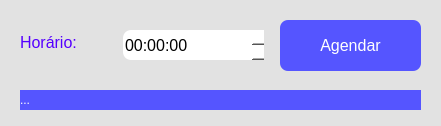
<?xml version="1.0" encoding="UTF-8"?>
<ui version="4.0">
 <class>Form</class>
 <widget class="QWidget" name="Form">
  <property name="geometry">
   <rect>
    <x>0</x>
    <y>0</y>
    <width>441</width>
    <height>126</height>
   </rect>
  </property>
  <property name="windowTitle">
   <string>Agendar Backup</string>
  </property>
  <property name="windowIcon">
   <iconset>
    <normaloff>icon.png</normaloff>icon.png</iconset>
  </property>
  <property name="styleSheet">
   <string notr="true">background-color: rgb(226, 226, 226);</string>
  </property>
  <widget class="QTimeEdit" name="tm_horas">
   <property name="geometry">
    <rect>
     <x>123</x>
     <y>30</y>
     <width>141</width>
     <height>30</height>
    </rect>
   </property>
   <property name="font">
    <font>
     <pointsize>12</pointsize>
    </font>
   </property>
   <property name="styleSheet">
    <string notr="true">border-radius: 8px;
background-color: rgb(255, 255, 255);</string>
   </property>
   <property name="frame">
    <bool>false</bool>
   </property>
  </widget>
  <widget class="QLabel" name="label_3">
   <property name="geometry">
    <rect>
     <x>20</x>
     <y>30</y>
     <width>81</width>
     <height>24</height>
    </rect>
   </property>
   <property name="font">
    <font>
     <pointsize>12</pointsize>
    </font>
   </property>
   <property name="styleSheet">
    <string notr="true">color: rgb(85, 0, 255);</string>
   </property>
   <property name="text">
    <string>Horário:</string>
   </property>
  </widget>
  <widget class="QPushButton" name="bt_salvar">
   <property name="geometry">
    <rect>
     <x>280</x>
     <y>20</y>
     <width>141</width>
     <height>51</height>
    </rect>
   </property>
   <property name="font">
    <font>
     <pointsize>12</pointsize>
    </font>
   </property>
   <property name="styleSheet">
    <string notr="true">  background-color: rgb(85, 85, 255);
  color: rgb(255, 255, 255);
  border-radius: 8px;</string>
   </property>
   <property name="text">
    <string>Agendar</string>
   </property>
  </widget>
  <widget class="QLabel" name="lb_status">
   <property name="geometry">
    <rect>
     <x>20</x>
     <y>90</y>
     <width>401</width>
     <height>20</height>
    </rect>
   </property>
   <property name="font">
    <font>
     <pointsize>9</pointsize>
    </font>
   </property>
   <property name="styleSheet">
    <string notr="true">color: rgb(255, 255, 255);
background-color: rgb(85, 85, 255);</string>
   </property>
   <property name="text">
    <string>...</string>
   </property>
  </widget>
 </widget>
 <tabstops>
  <tabstop>tm_horas</tabstop>
  <tabstop>bt_salvar</tabstop>
 </tabstops>
 <resources/>
 <connections/>
</ui>
